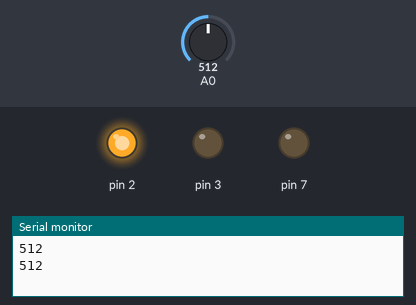
Simulated run of this sketch. Board: Arduino Uno, built with avr-gcc and run on an emulated ATmega328P. On the bench: output pins drawn as LEDs (lit = HIGH), the last lines printed to the serial monitor. Inputs (shaded band) come from the test bench; at power-on: A0 = 512.

Above: at 1.9 s.
2.0 s: A0 set to 214
3.5 s: A0 set to 182
At 4.8 s:
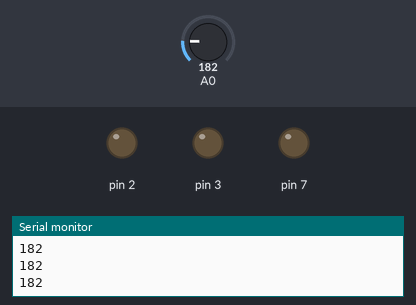
5.9 s: A0 set to 210
At 7.1 s:
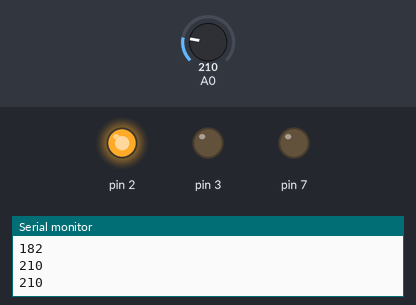
7.4 s: A0 set to 190
At 9.0 s:
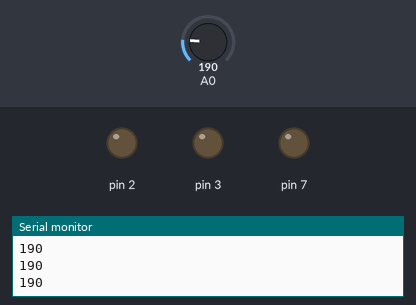
Timing chart, 0 to 10.5 s (numbered marks = the images above; inputs shaded):
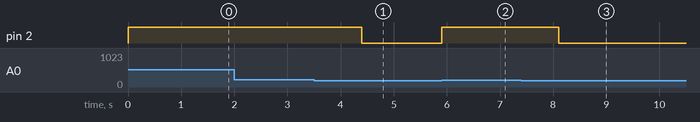

Measured:
- the behaviour switches between 201 and 200 on A0 (found by bisection; images 0 and 1)
- after the input at 3.5 s, pin 2: HIGH → LOW after 0.90 s
- after the input at 5.9 s, pin 2: LOW → HIGH at once
- after the input at 7.4 s, pin 2: HIGH → LOW after 0.71 s

The sketch:

gas.ino
```cpp
void setup()
{
 Serial.begin(9600);
pinMode(7,OUTPUT);
pinMode(2,OUTPUT);
pinMode(3,OUTPUT);
}
int z;
void loop()
{
digitalWrite(7,0);
z=analogRead(A0);
Serial.println(z);
if(z>200)
{
digitalWrite(2,1);
digitalWrite(3,0);
delay(1000);
}
else
digitalWrite(2,0);
delay(100);
}
```
